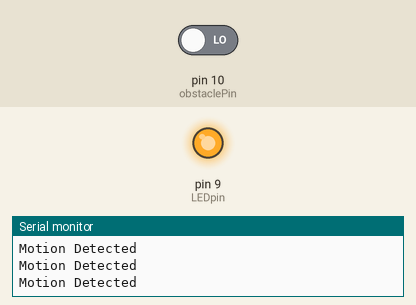
Bench run of a sketch on a simulated Arduino Uno, built with avr-gcc and run on an emulated ATmega328P. Shown: output pins drawn as LEDs (lit = HIGH), the last lines printed to the serial monitor. The test bench sets the inputs (shaded band); at power-on: pin 10 (obstaclePin) LOW.

Above: at 11.8 s.
11.9 s: pin 10 (obstaclePin) driven HIGH
At 17.4 s:
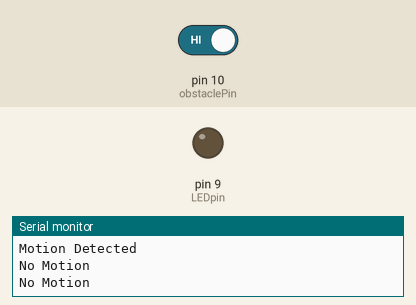
18.0 s: pin 10 (obstaclePin) driven LOW
At 21.3 s:
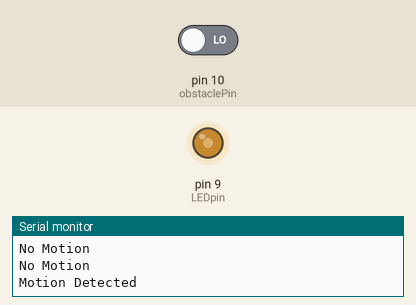
At 22.8 s:
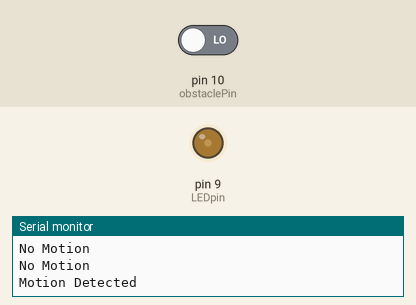
Timing chart, 0 to 35.0 s (numbered marks = the images above; inputs shaded):
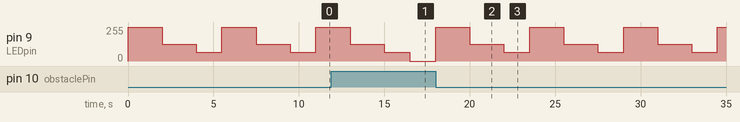

Measured:
- after the input at 18.0 s, pin 9 (LEDpin): 0/255 → 255/255 at once, then repeats every 5.5 s: 127/255 2.0 s, 64/255 1.5 s, 255/255 2.0 s

The sketch:

motion_detection_and_count.ino
```cpp
int LEDpin = 9;
int obstaclePin = 10;
int hasObstacle = LOW; // LOW MEANS NO OBSTACLE

void setup() {
pinMode(LEDpin, OUTPUT);
pinMode(obstaclePin, INPUT);
Serial.begin(9600);
}

void loop() {
hasObstacle = digitalRead(obstaclePin);

if (hasObstacle == HIGH) {
Serial.println("No Motion");

digitalWrite(LEDpin, LOW);
}
else {
Serial.println("Motion Detected");
digitalWrite(LEDpin, HIGH);
analogWrite(LEDpin, 255);
delay(2000);
analogWrite(LEDpin, 127);
delay(2000);
analogWrite(LEDpin, 64);
delay(1000);
}
delay(500);
}
```
